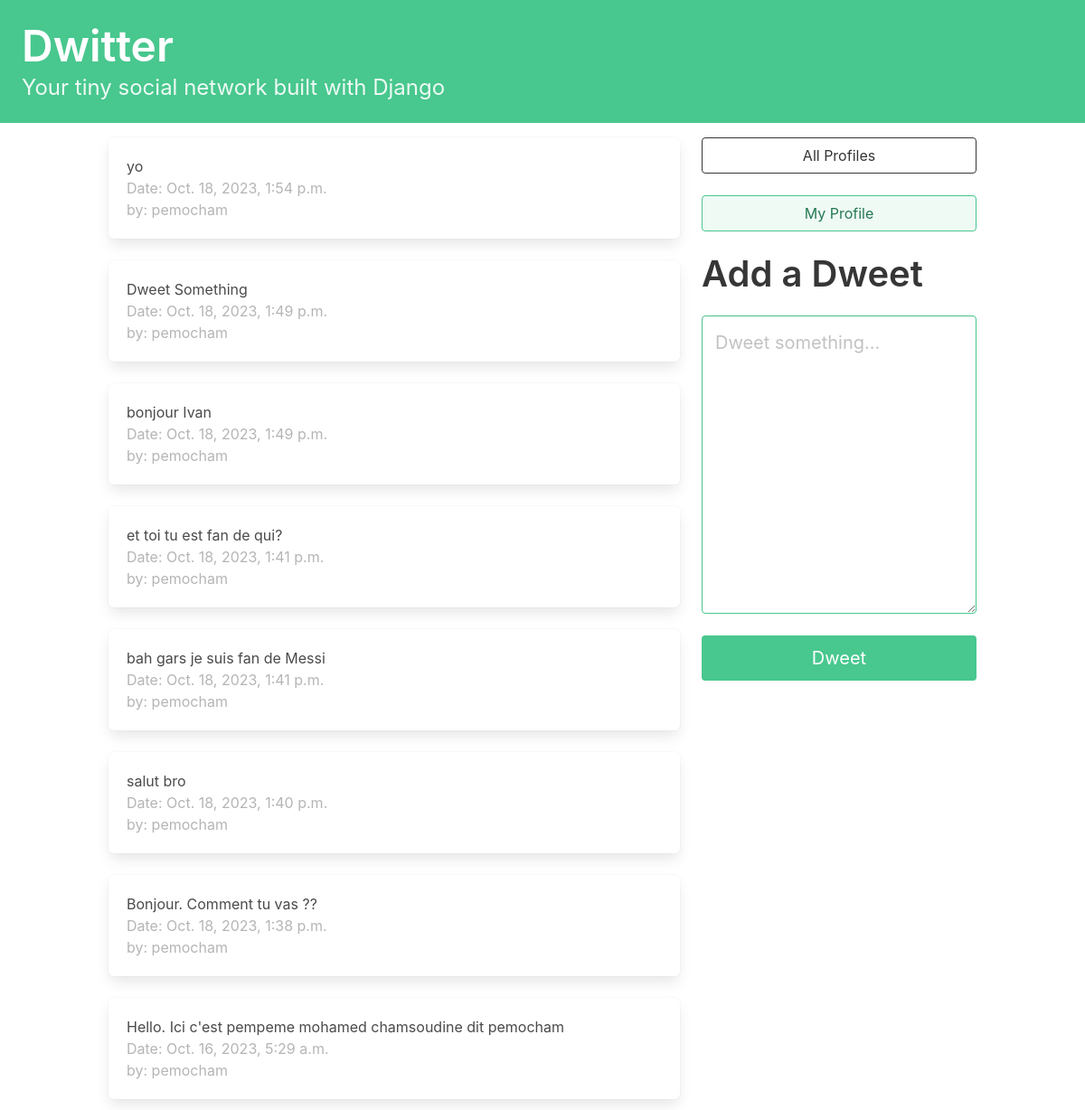
Screenshot of / (signed in) with the database file from the repository.
### dwitter/models.py (models this page shows, shortened)
class Dweet(models.Model):
    user = models.ForeignKey(
        User, related_name="dweets", on_delete=models.DO_NOTHING
    )
    body = models.CharField(max_length=140)
    created_at = models.DateTimeField(auto_now_add=True)

### dwitter/views.py (the view)
# urls.py: path('', views.dashboard, name='dashboard'),
def dashboard(request):
    all_dweet = Dweet.objects.filter(user__profile__in = request.user.profile.follows.all()).order_by('-created_at')
    if request.method =='POST':
        form = DweetForm(request.POST)
        if form.is_valid():
            new_form = form.save(commit=False)
            new_form.user = request.user
            new_form.save()
            return redirect('/')
    else:
        form = DweetForm()
    context = {
        'all_dweet':all_dweet,
        'form':form,
        }
    return render(request, 'dwitter/dashboard.html', context)

### dwitter/forms.py
class DweetForm(forms.ModelForm):
    body = forms.CharField(
        required=True,
        widget=forms.widgets.Textarea(
            attrs={
                "placeholder": "Dweet something...",
                "class": "textarea is-success is-medium",
            }
        ),
        label="",
    )
    class Meta:
        model = Dweet
        exclude = ("user", )

### dwitter/templates/dwitter/dashboard.html (shortened to what this page needs)
{% extends 'base.html' %}
{% block content %}
<div class="column">
        {% for dweet in all_dweet %}
            <div class="box">
                {{dweet.body}} <br>
                <span class="is-small has-text-grey-light">
                    Date: {{ dweet.created_at }} <br> by: {{ dweet.user.username }}
                </span>
            </div>
        {% endfor %}
</div>
<div class="column is-one-third">
    <div class="block">
        <a href="{% url 'profile_list' %} ">
            <button class="button is-dark is-outlined is-fullwidth">
                All Profiles
            </button>
        </a>
    </div>
    <div class="block">
        <a href="{% url 'profile' request.user.profile.id %} ">
            <button class="button is-success is-light is-outlined is-fullwidth">
                My Profile
            </button>
        </a>
    </div>
    <div class="block">
        <h2 class="title is-2">Add a Dweet</p>
    </div>
    <form method="post">
        {{ form.as_p }}
        <button class="button is-success is-fullwidth is-medium mt-5"
                type="submit">Dweet
        </button>
    </form>
</div>
{% endblock content %}

### rows the page displays
Dweet: body "yo", created_at "Oct. 18, 2023, 1:54 p.m.", user.username "pemocham"
Dweet: body "Dweet Something", created_at "Oct. 18, 2023, 1:49 p.m.", user.username "pemocham"
Dweet: body "bonjour Ivan", created_at "Oct. 18, 2023, 1:49 p.m.", user.username "pemocham"
Dweet: body "et toi tu est fan de qui?", created_at "Oct. 18, 2023, 1:41 p.m.", user.username "pemocham"
Dweet: body "bah gars je suis fan de Messi", created_at "Oct. 18, 2023, 1:41 p.m.", user.username "pemocham"
Dweet: body "salut bro", created_at "Oct. 18, 2023, 1:40 p.m.", user.username "pemocham"
Dweet: body "Bonjour. Comment tu vas ??", created_at "Oct. 18, 2023, 1:38 p.m.", user.username "pemocham"
Dweet: body "Hello. Ici c'est pempeme mohamed chamsoudine dit pemocham", created_at "Oct. 16, 2023, 5:29 a.m.", user.username "pemocham"
